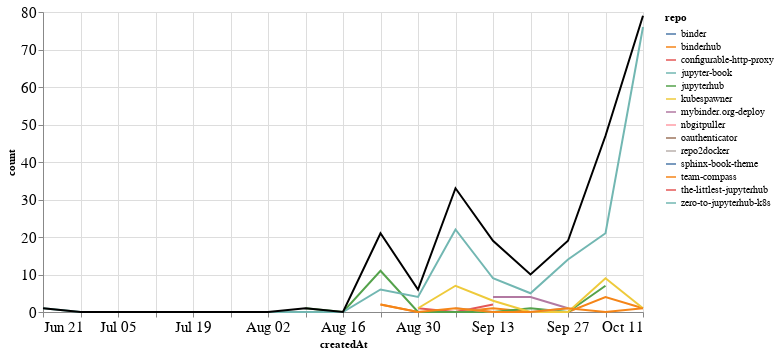

This figure's notebook cell:
### Markdown cell above
## Comments

### Code cell
comments_time = comments.groupby('repo').resample('W', on='createdAt').count()['author'].reset_index()
comments_time = comments_time.rename(columns={'author': 'count'})
comments_time_total = comments_time.groupby('createdAt').agg({"count": "sum"}).reset_index()
ch1 = alt.Chart(comments_time, width=600).mark_line().encode(
    x='createdAt',
    y='count',
    color='repo',
    tooltip="repo"
)

ch2 = alt.Chart(comments_time_total, width=600).mark_line(color="black").encode(
    x='createdAt',
    y='count',
)

ch1 + ch2

### Figure 1 — Vega-Lite specification as saved in the notebook (floating-point values rounded to 4 significant figures)
{"config": {"axisLeft": {"labelFontSize": 15}, "axisBottom": {"labelFontSize": 15}}, "layer": [{"data": {"name": "data-1cd24510d56224272e43c560c184f42c"}, "mark": "line", "encoding": {"color": {"type": "nominal", "field": "repo"}, "tooltip": {"type": "nominal", "field": "repo"}, "x": {"type": "temporal", "field": "createdAt"}, "y": {"type": "quantitative", "field": "count"}}, "width": 600}, {"data": {"name": "data-73619d594f49db17fbd6c3974ed660d2"}, "mark": {"type": "line", "color": "black"}, "encoding": {"x": {"type": "temporal", "field": "createdAt"}, "y": {"type": "quantitative", "field": "count"}}, "width": 600}], "$schema": "https://vega.github.io/schema/vega-lite/v4.8.1.json", "datasets": {"data-1cd24510d56224272e43c560c184f42c": [{"repo": "binder", "createdAt": "2020-10-04T00:00:00", "count": 1}, {"repo": "binderhub", "createdAt": "2020-08-23T00:00:00", "count": 2}, {"repo": "binderhub", "createdAt": "2020-08-30T00:00:00", "count": 0}, {"repo": "binderhub", "createdAt": "2020-09-06T00:00:00", "count": 0}, {"repo": "binderhub", "createdAt": "2020-09-13T00:00:00", "count": 1}, {"repo": "binderhub", "createdAt": "2020-09-20T00:00:00", "count": 0}, {"repo": "binderhub", "createdAt": "2020-09-27T00:00:00", "count": 0}, {"repo": "binderhub", "createdAt": "2020-10-04T00:00:00", "count": 4}, {"repo": "binderhub", "createdAt": "2020-10-11T00:00:00", "count": 1}, {"repo": "configurable-http-proxy", "createdAt": "2020-08-30T00:00:00", "count": 1}, {"repo": "configurable-http-proxy", "createdAt": "2020-09-06T00:00:00", "count": 0}, {"repo": "configurable-http-proxy", "createdAt": "2020-09-13T00:00:00", "count": 2}, {"repo": "jupyter-book", "createdAt": "2020-10-04T00:00:00", "count": 2}, {"repo": "jupyterhub", "createdAt": "2020-08-09T00:00:00", "count": 1}, {"repo": "jupyterhub", "createdAt": "2020-08-16T00:00:00", "count": 0}, {"repo": "jupyterhub", "createdAt": "2020-08-23T00:00:00", "count": 11}, {"repo": "jupyterhub", "createdAt": "2020-08-30T00:00:00", "count": 0}, {"repo": "jupyterhub", "createdAt": "2020-09-06T00:00:00", "count": 0}, {"repo": "jupyterhub", "createdAt": "2020-09-13T00:00:00", "count": 0}, {"repo": "jupyterhub", "createdAt": "2020-09-20T00:00:00", "count": 1}, {"repo": "jupyterhub", "createdAt": "2020-09-27T00:00:00", "count": 0}, {"repo": "jupyterhub", "createdAt": "2020-10-04T00:00:00", "count": 7}, {"repo": "kubespawner", "createdAt": "2020-08-30T00:00:00", "count": 1}, {"repo": "kubespawner", "createdAt": "2020-09-06T00:00:00", "count": 7}, {"repo": "kubespawner", "createdAt": "2020-09-13T00:00:00", "count": 3}, {"repo": "kubespawner", "createdAt": "2020-09-20T00:00:00", "count": 0}, {"repo": "kubespawner", "createdAt": "2020-09-27T00:00:00", "count": 0}, {"repo": "kubespawner", "createdAt": "2020-10-04T00:00:00", "count": 9}, {"repo": "kubespawner", "createdAt": "2020-10-11T00:00:00", "count": 1}, {"repo": "mybinder.org-deploy", "createdAt": "2020-09-13T00:00:00", "count": 4}, {"repo": "mybinder.org-deploy", "createdAt": "2020-09-20T00:00:00", "count": 4}, {"repo": "mybinder.org-deploy", "createdAt": "2020-09-27T00:00:00", "count": 1}, {"repo": "nbgitpuller", "createdAt": "2020-10-04T00:00:00", "count": 3}, {"repo": "oauthenticator", "createdAt": "2020-09-06T00:00:00", "count": 1}, {"repo": "repo2docker", "createdAt": "2020-09-06T00:00:00", "count": 1}, {"repo": "repo2docker", "createdAt": "2020-09-13T00:00:00", "count": 0}, {"repo": "repo2docker", "createdAt": "2020-09-20T00:00:00", "count": 0}, {"repo": "repo2docker", "createdAt": "2020-09-27T00:00:00", "count": 1}, {"repo": "sphinx-book-theme", "createdAt": "2020-09-27T00:00:00", "count": 2}, {"repo": "team-compass", "createdAt": "2020-08-23T00:00:00", "count": 2}, {"repo": "team-compass", "createdAt": "2020-08-30T00:00:00", "count": 0}, {"repo": "team-compass", "createdAt": "2020-09-06T00:00:00", "count": 1}, {"repo": "team-compass", "createdAt": "2020-09-13T00:00:00", "count": 0}, {"repo": "team-compass", "createdAt": "2020-09-20T00:00:00", "count": 0}, {"repo": "team-compass", "createdAt": "2020-09-27T00:00:00", "count": 1}, {"repo": "team-compass", "createdAt": "2020-10-04T00:00:00", "count": 0}, {"repo": "team-compass", "createdAt": "2020-10-11T00:00:00", "count": 1}, {"repo": "the-littlest-jupyterhub", "createdAt": "2020-09-06T00:00:00", "count": 1}, {"repo": "zero-to-jupyterhub-k8s", "createdAt": "2020-06-21T00:00:00", "count": 1}, {"repo": "zero-to-jupyterhub-k8s", "createdAt": "2020-06-28T00:00:00", "count": 0}, {"repo": "zero-to-jupyterhub-k8s", "createdAt": "2020-07-05T00:00:00", "count": 0}, {"repo": "zero-to-jupyterhub-k8s", "createdAt": "2020-07-12T00:00:00", "count": 0}, {"repo": "zero-to-jupyterhub-k8s", "createdAt": "2020-07-19T00:00:00", "count": 0}, {"repo": "zero-to-jupyterhub-k8s", "createdAt": "2020-07-26T00:00:00", "count": 0}, {"repo": "zero-to-jupyterhub-k8s", "createdAt": "2020-08-02T00:00:00", "count": 0}, {"repo": "zero-to-jupyterhub-k8s", "createdAt": "2020-08-09T00:00:00", "count": 0}, {"repo": "zero-to-jupyterhub-k8s", "createdAt": "2020-08-16T00:00:00", "count": 0}, {"repo": "zero-to-jupyterhub-k8s", "createdAt": "2020-08-23T00:00:00", "count": 6}, {"repo": "zero-to-jupyterhub-k8s", "createdAt": "2020-08-30T00:00:00", "count": 4}, {"repo": "zero-to-jupyterhub-k8s", "createdAt": "2020-09-06T00:00:00", "count": 22}, {"repo": "zero-to-jupyterhub-k8s", "createdAt": "2020-09-13T00:00:00", "count": 9}, {"repo": "zero-to-jupyterhub-k8s", "createdAt": "2020-09-20T00:00:00", "count": 5}, {"repo": "zero-to-jupyterhub-k8s", "createdAt": "2020-09-27T00:00:00", "count": 14}, {"repo": "zero-to-jupyterhub-k8s", "createdAt": "2020-10-04T00:00:00", "count": 21}, {"repo": "zero-to-jupyterhub-k8s", "createdAt": "2020-10-11T00:00:00", "count": 76}], "data-73619d594f49db17fbd6c3974ed660d2": [{"createdAt": "2020-06-21T00:00:00", "count": 1}, {"createdAt": "2020-06-28T00:00:00", "count": 0}, {"createdAt": "2020-07-05T00:00:00", "count": 0}, {"createdAt": "2020-07-12T00:00:00", "count": 0}, {"createdAt": "2020-07-19T00:00:00", "count": 0}, {"createdAt": "2020-07-26T00:00:00", "count": 0}, {"createdAt": "2020-08-02T00:00:00", "count": 0}, {"createdAt": "2020-08-09T00:00:00", "count": 1}, {"createdAt": "2020-08-16T00:00:00", "count": 0}, {"createdAt": "2020-08-23T00:00:00", "count": 21}, {"createdAt": "2020-08-30T00:00:00", "count": 6}, {"createdAt": "2020-09-06T00:00:00", "count": 33}, {"createdAt": "2020-09-13T00:00:00", "count": 19}, {"createdAt": "2020-09-20T00:00:00", "count": 10}, {"createdAt": "2020-09-27T00:00:00", "count": 19}, {"createdAt": "2020-10-04T00:00:00", "count": 47}, {"createdAt": "2020-10-11T00:00:00", "count": 79}]}}
